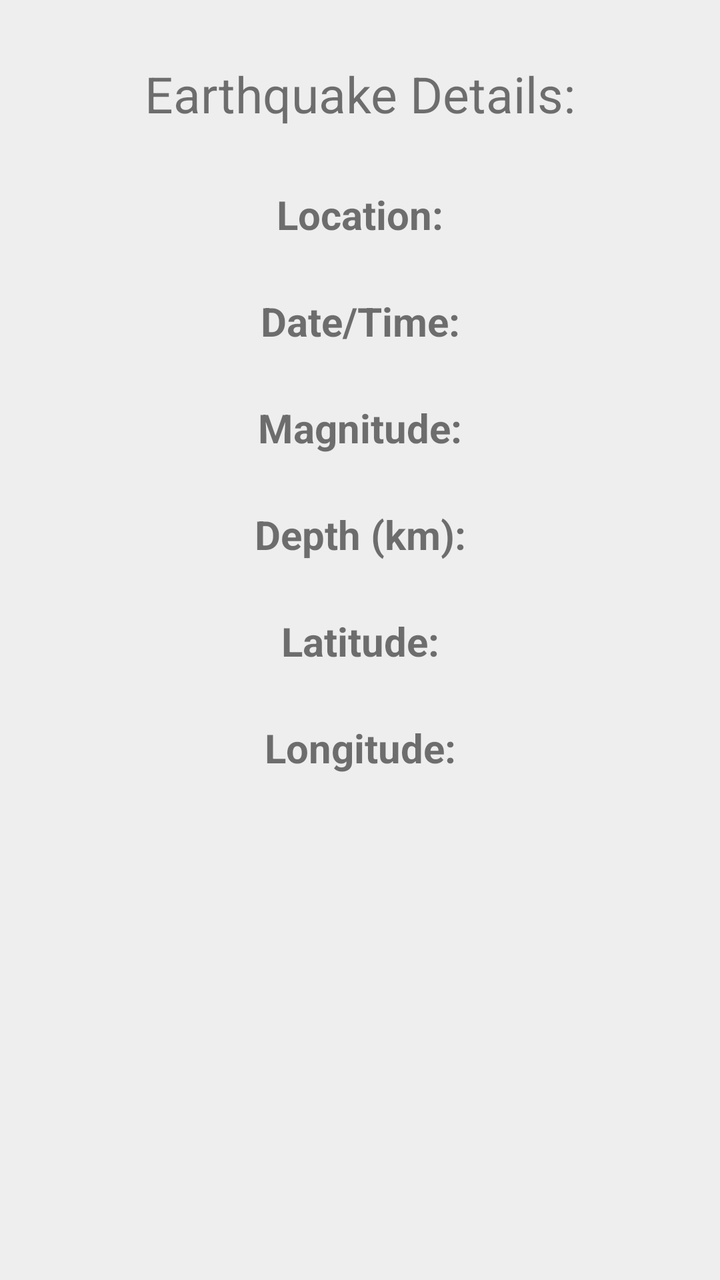
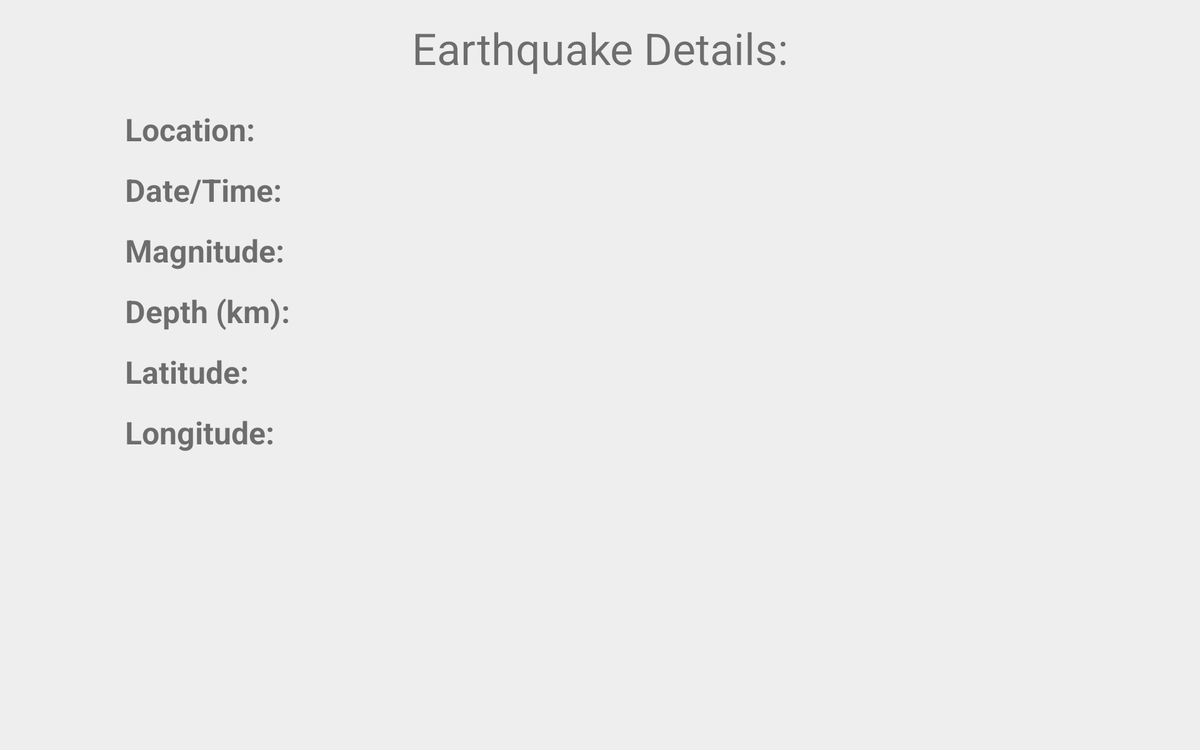

The same Android screen from two of the app's own layout files: first res/layout/ as a phone draws it, then the author's variant for another configuration, drawn on a device whose configuration selects that folder. Both files follow.
<!-- AndroidManifest.xml: application theme AppTheme -->
<!-- res/layout/fragment_earthquake_details.xml -->
<?xml version="1.0" encoding="utf-8"?>
<LinearLayout xmlns:android="http://schemas.android.com/apk/res/android"
    xmlns:tools="http://schemas.android.com/tools"
    android:layout_width="match_parent"
    android:layout_height="match_parent"
    android:orientation="vertical"
    android:background="@color/colorBackground"
    tools:context=".EarthquakeDetailsFragment" >

    <TextView
        android:id="@+id/earthquakeDetailsTitle"
        android:layout_width="match_parent"
        android:layout_height="wrap_content"
        android:gravity="center_horizontal"
        android:layout_marginTop="30dp"
        android:layout_marginBottom="20dp"
        android:text="@string/earthquake_details"
        android:textSize="25sp" />

    <TextView
        android:id="@+id/earthquakeLocationLabel"
        android:layout_width="match_parent"
        android:layout_height="wrap_content"
        android:gravity="center_horizontal"
        android:layout_marginTop="10dp"
        android:text="@string/location"
        android:textSize="20sp"
        android:textStyle="bold" />

    <TextView
        android:id="@+id/earthquakeLocation"
        android:layout_width="match_parent"
        android:layout_height="wrap_content"
        android:gravity="center_horizontal"
        android:text=""
        android:textSize="12sp" />

    <TextView
        android:id="@+id/earthquakeDateTimeLabel"
        android:layout_width="match_parent"
        android:layout_height="wrap_content"
        android:gravity="center_horizontal"
        android:layout_marginTop="10dp"
        android:text="@string/date_time"
        android:textSize="20sp"
        android:textStyle="bold" />

    <TextView
        android:id="@+id/earthquakeDateTime"
        android:layout_width="match_parent"
        android:layout_height="wrap_content"
        android:gravity="center_horizontal"
        android:text=""
        android:textSize="12sp" />

    <TextView
        android:id="@+id/earthquakeMagnitudeLabel"
        android:layout_width="match_parent"
        android:layout_height="wrap_content"
        android:gravity="center_horizontal"
        android:layout_marginTop="10dp"
        android:text="@string/magnitude"
        android:textSize="20sp"
        android:textStyle="bold" />

    <TextView
        android:id="@+id/earthquakeMagnitude"
        android:layout_width="match_parent"
        android:layout_height="wrap_content"
        android:gravity="center_horizontal"
        android:text=""
        android:textSize="12sp" />

    <TextView
        android:id="@+id/earthquakeDepthLabel"
        android:layout_width="match_parent"
        android:layout_height="wrap_content"
        android:gravity="center_horizontal"
        android:layout_marginTop="10dp"
        android:text="@string/depth_km"
        android:textSize="20sp"
        android:textStyle="bold" />

    <TextView
        android:id="@+id/earthquakeDepth"
        android:layout_width="match_parent"
        android:layout_height="wrap_content"
        android:gravity="center_horizontal"
        android:text=""
        android:textSize="12sp" />

    <TextView
        android:id="@+id/earthquakeLatitudeLabel"
        android:layout_width="match_parent"
        android:layout_height="wrap_content"
        android:gravity="center_horizontal"
        android:layout_marginTop="10dp"
        android:text="@string/latitude"
        android:textSize="20sp"
        android:textStyle="bold" />

    <TextView
        android:id="@+id/earthquakeLatitude"
        android:layout_width="match_parent"
        android:layout_height="wrap_content"
        android:gravity="center_horizontal"
        android:text=""
        android:textSize="12sp" />

    <TextView
        android:id="@+id/earthquakeLongitudeLabel"
        android:layout_width="match_parent"
        android:layout_height="wrap_content"
        android:gravity="center_horizontal"
        android:layout_marginTop="10dp"
        android:text="@string/longitude"
        android:textSize="20sp"
        android:textStyle="bold" />

    <TextView
        android:id="@+id/earthquakeLongitude"
        android:layout_width="match_parent"
        android:layout_height="wrap_content"
        android:gravity="center_horizontal"
        android:text=""
        android:textSize="12sp" />

</LinearLayout>
<!-- resources referenced by this layout -->
<resources>
  <color name="colorBackground">#eee</color>
  <string name="date_time">Date/Time:</string>
  <string name="depth_km">Depth (km):</string>
  <string name="earthquake_details">Earthquake Details:</string>
  <string name="latitude">Latitude:</string>
  <string name="location">Location:</string>
  <string name="longitude">Longitude:</string>
  <string name="magnitude">Magnitude:</string>
  <style name="AppTheme" parent="Theme.Design.Light.NoActionBar">
          
          <item name="colorPrimary">@color/colorPrimary</item>
          <item name="colorPrimaryDark">@color/colorPrimaryDark</item>
          <item name="colorAccent">@color/colorAccent</item>
      </style>
  <color name="colorPrimary">#008577</color>
  <color name="colorPrimaryDark">#00574B</color>
  <color name="colorAccent">#D81B60</color>
</resources>
<!-- res/layout-sw600dp-land/fragment_earthquake_details.xml (the author's variant of the layout above) -->
<!-- drawn on a 7-inch tablet turned sideways -->
<?xml version="1.0" encoding="utf-8"?>
<android.support.constraint.ConstraintLayout xmlns:android="http://schemas.android.com/apk/res/android"
    xmlns:tools="http://schemas.android.com/tools"
    android:layout_width="match_parent"
    android:layout_height="match_parent"
    android:background="@color/colorBackground"
    xmlns:app="http://schemas.android.com/apk/res-auto"
    android:orientation="horizontal">

    <TextView
        android:id="@+id/earthquakeDetailsTitle"
        android:layout_width="match_parent"
        android:layout_height="wrap_content"
        android:layout_marginTop="15dp"
        android:gravity="center_horizontal"
        android:paddingBottom="25dp"
        android:text="@string/earthquake_details"
        android:textSize="35sp"
        app:layout_constraintTop_toTopOf="parent" />

    <LinearLayout
        android:layout_width="0dp"
        android:layout_height="0dp"
        android:orientation="vertical"
        android:paddingStart="100dp"
        android:paddingEnd="100dp"
        app:layout_constraintBottom_toBottomOf="parent"
        app:layout_constraintLeft_toLeftOf="parent"
        app:layout_constraintRight_toRightOf="parent"
        app:layout_constraintTop_toBottomOf="@id/earthquakeDetailsTitle">

        <LinearLayout
            android:layout_width="match_parent"
            android:layout_height="wrap_content"
            android:orientation="horizontal"
            android:paddingBottom="15dp">

            <TextView
                android:id="@+id/earthquakeLocationLabel"
                android:layout_width="match_parent"
                android:layout_height="wrap_content"
                android:layout_weight="2"
                android:text="@string/location"
                android:textSize="25sp"
                android:textStyle="bold" />

            <TextView
                android:id="@+id/earthquakeLocation"
                android:layout_width="match_parent"
                android:layout_height="wrap_content"
                android:layout_weight="1"
                android:text=""
                android:textSize="18sp" />
        </LinearLayout>

        <LinearLayout
            android:layout_width="match_parent"
            android:layout_height="wrap_content"
            android:orientation="horizontal"
            android:paddingBottom="15dp">

            <TextView
                android:id="@+id/earthquakeDateTimeLabel"
                android:layout_width="match_parent"
                android:layout_height="wrap_content"
                android:layout_weight="2"
                android:text="@string/date_time"
                android:textSize="25sp"
                android:textStyle="bold" />

            <TextView
                android:id="@+id/earthquakeDateTime"
                android:layout_width="match_parent"
                android:layout_height="wrap_content"
                android:layout_weight="1"
                android:text=""
                android:textSize="18sp" />
        </LinearLayout>

        <LinearLayout
            android:layout_width="match_parent"
            android:layout_height="wrap_content"
            android:orientation="horizontal"
            android:paddingBottom="15dp">

            <TextView
                android:id="@+id/earthquakeMagnitudeLabel"
                android:layout_width="match_parent"
                android:layout_height="wrap_content"
                android:layout_weight="2"
                android:text="@string/magnitude"
                android:textSize="25sp"
                android:textStyle="bold" />

            <TextView
                android:id="@+id/earthquakeMagnitude"
                android:layout_width="match_parent"
                android:layout_height="wrap_content"
                android:layout_weight="1"
                android:text=""
                android:textSize="18sp" />
        </LinearLayout>

        <LinearLayout
            android:layout_width="match_parent"
            android:layout_height="wrap_content"
            android:orientation="horizontal"
            android:paddingBottom="15dp">

            <TextView
                android:id="@+id/earthquakeDepthLabel"
                android:layout_width="match_parent"
                android:layout_height="wrap_content"
                android:layout_weight="2"
                android:text="@string/depth_km"
                android:textSize="25sp"
                android:textStyle="bold" />

            <TextView
                android:id="@+id/earthquakeDepth"
                android:layout_width="match_parent"
                android:layout_height="wrap_content"
                android:layout_weight="1"
                android:text=""
                android:textSize="18sp" />
        </LinearLayout>

        <LinearLayout
            android:layout_width="match_parent"
            android:layout_height="wrap_content"
            android:orientation="horizontal"
            android:paddingBottom="15dp">

            <TextView
                android:id="@+id/earthquakeLatitudeLabel"
                android:layout_width="match_parent"
                android:layout_height="wrap_content"
                android:layout_weight="2"
                android:text="@string/latitude"
                android:textSize="25sp"
                android:textStyle="bold" />

            <TextView
                android:id="@+id/earthquakeLatitude"
                android:layout_width="match_parent"
                android:layout_height="wrap_content"
                android:layout_weight="1"
                android:text=""
                android:textSize="18sp" />
        </LinearLayout>

        <LinearLayout
            android:layout_width="match_parent"
            android:layout_height="wrap_content"
            android:orientation="horizontal"
            android:paddingBottom="15dp">

            <TextView
                android:id="@+id/earthquakeLongitudeLabel"
                android:layout_width="match_parent"
                android:layout_height="wrap_content"
                android:layout_weight="2"
                android:text="@string/longitude"
                android:textSize="25sp"
                android:textStyle="bold" />

            <TextView
                android:id="@+id/earthquakeLongitude"
                android:layout_width="match_parent"
                android:layout_height="wrap_content"
                android:layout_weight="1"
                android:text=""
                android:textSize="18sp" />
        </LinearLayout>

    </LinearLayout>

</android.support.constraint.ConstraintLayout>
